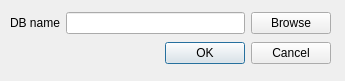
<?xml version="1.0" encoding="UTF-8"?>
<ui version="4.0">
 <class>OpenDialog</class>
 <widget class="QDialog" name="OpenDialog">
  <property name="geometry">
   <rect>
    <x>0</x>
    <y>0</y>
    <width>345</width>
    <height>81</height>
   </rect>
  </property>
  <property name="windowTitle">
   <string>Choose DB to open</string>
  </property>
  <widget class="QWidget" name="layoutWidget">
   <property name="geometry">
    <rect>
     <x>10</x>
     <y>10</y>
     <width>321</width>
     <height>56</height>
    </rect>
   </property>
   <layout class="QVBoxLayout" name="verticalLayout">
    <item>
     <layout class="QHBoxLayout" name="horizontalLayout">
      <item>
       <widget class="QLabel" name="label">
        <property name="text">
         <string>DB name</string>
        </property>
       </widget>
      </item>
      <item>
       <widget class="QLineEdit" name="lineEdit"/>
      </item>
      <item>
       <widget class="QPushButton" name="OpenBrowseButt">
        <property name="text">
         <string>Browse</string>
        </property>
       </widget>
      </item>
     </layout>
    </item>
    <item>
     <widget class="QDialogButtonBox" name="buttonBox">
      <property name="orientation">
       <enum>Qt::Horizontal</enum>
      </property>
      <property name="standardButtons">
       <set>QDialogButtonBox::Cancel|QDialogButtonBox::Ok</set>
      </property>
     </widget>
    </item>
   </layout>
  </widget>
 </widget>
 <resources/>
 <connections>
  <connection>
   <sender>buttonBox</sender>
   <signal>accepted()</signal>
   <receiver>OpenDialog</receiver>
   <slot>accept()</slot>
   <hints>
    <hint type="sourcelabel">
     <x>248</x>
     <y>254</y>
    </hint>
    <hint type="destinationlabel">
     <x>157</x>
     <y>274</y>
    </hint>
   </hints>
  </connection>
  <connection>
   <sender>buttonBox</sender>
   <signal>rejected()</signal>
   <receiver>OpenDialog</receiver>
   <slot>reject()</slot>
   <hints>
    <hint type="sourcelabel">
     <x>316</x>
     <y>260</y>
    </hint>
    <hint type="destinationlabel">
     <x>286</x>
     <y>274</y>
    </hint>
   </hints>
  </connection>
 </connections>
</ui>
